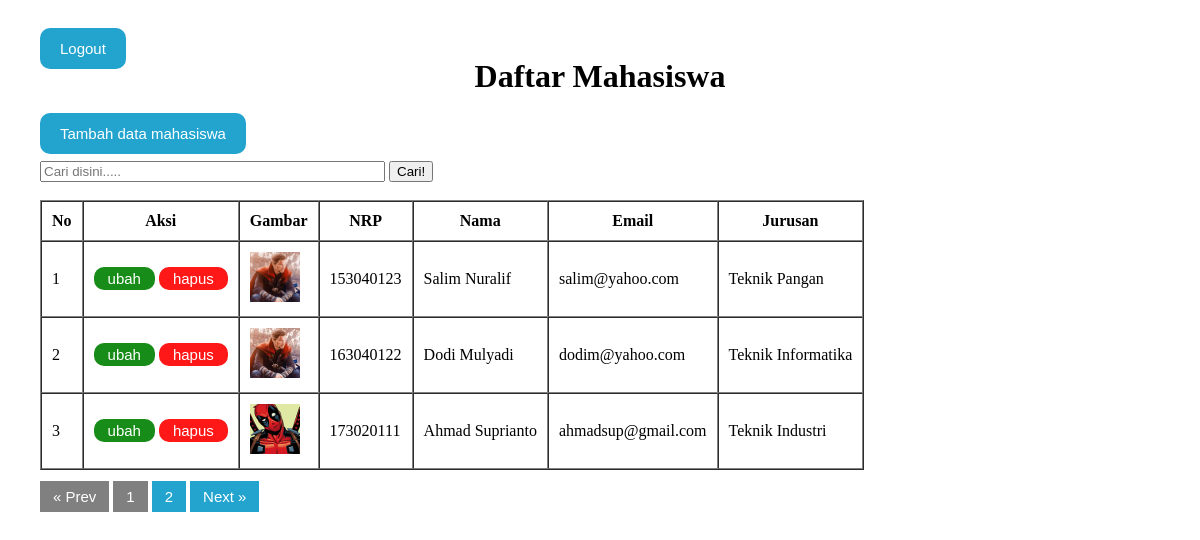
The app's page /index.php (signed in) with its own data.
### tables this page shows
CREATE TABLE `mahasiswa` (
  `id` int(11) NOT NULL,
  `nama` varchar(100) NOT NULL,
  `nrp` char(9) NOT NULL,
  `email` varchar(100) NOT NULL,
  `jurusan` varchar(100) NOT NULL,
  `gambar` varchar(60) NOT NULL
);

### functions.php (called while the page is built, shortened)
<?php
$db = mysqli_connect("localhost", "root", "", "PW_E_173040119");
function query($query){
    global $db;
    $result = mysqli_query($db, $query);
    $rows = [];
    while($row = mysqli_fetch_assoc($result)){
        $rows[] = $row;
    }
    return $rows;
}
?>

### index.php (the view, shortened to what this page needs)
<?php
    require'functions.php';
    $jumlahDataPerHalaman = 3;
    $jumlahData = count(query("SELECT * FROM mahasiswa"));
    $jumlahHalaman = ceil($jumlahData / $jumlahDataPerHalaman);
    $halamanAktif = (isset($_GET["halaman"]) ) ? $_GET["halaman"] : 1;
    $awalData = ( $jumlahDataPerHalaman * $halamanAktif ) - $jumlahDataPerHalaman;
    $mahasiswa = query("SELECT * FROM mahasiswa LIMIT $awalData, $jumlahDataPerHalaman");
?>
<!DOCTYPE html>
<html lang="en">
<head>
</head>
<body>
    <div class="container">
        <a name="logout" href="logout.php">Logout</a>
        <div class="header-text">
            Daftar Mahasiswa
        </div>
        <a name="tambah" href="tambah.php">Tambah data mahasiswa</a>
        <br><br>
        <form action="" method="post">
            <input type="text" name="keyword" size="40" autofocus autocomplete="off" placeholder="Cari disini.....">
            <button name="cari">Cari!</button>
        </form>
        <br>
        <table border="1" cellpadding="10" cellspacing="0">
            <tr>
                <th>No</th>
                <th>Aksi</th>
                <th>Gambar</th>
                <th>NRP</th>
                <th>Nama</th>
                <th>Email</th>
                <th>Jurusan</th>
            </tr>
        <?php $i=1; ?>
        <?php foreach( $mahasiswa as $row ) : ?>
            <tr>
                <td><?= $i+$awalData ?></td>
                <td><a name="ubah" href="ubah.php?id=<?= $row["id"] ?>">ubah</a>  <a name="hapus" href="hapus.php?id=<?= $row["id"] ?>" onclick="return confirm('Apakah Yakin ingin menghapus data ini?')">hapus</a></td>
                <td><img src="gambar/<?= $row["gambar"] ?>" width="50"></td>
                <td><?= $row["nrp"] ?></td>
                <td><?= $row["nama"] ?></td>
                <td><?= $row["email"] ?></td>
                <td><?= $row["jurusan"] ?></td>
            </tr>
        <?php $i++; ?>
        <?php endforeach; ?>
        </table>
        <br>
        <?php if( $halamanAktif > 1 ) : ?>
            <a name="pagination" href="?halaman=<?= $halamanAktif - 1 ?>">&laquo; Prev</a>
        <?php else : ?>
            <a name="disable-click" href="">&laquo; Prev</a>
        <?php endif; ?>
        <?php for( $i = 1; $i <= $jumlahHalaman; $i++) : ?>
            <?php if( $i == $halamanAktif ) : ?>
                <a name="pagination" href="?halaman=<?= $i ?>" style="background: grey;"><?= $i ?></a>
            <?php else : ?>
                <a name="pagination" href="?halaman=<?= $i ?>"><?= $i ?></a>
            <?php endif; ?>
        <?php endfor; ?>
        <?php if( $halamanAktif < $jumlahHalaman ) : ?>
            <a name="pagination" href="?halaman=<?= $halamanAktif + 1 ?>">Next &raquo;</a>
        <?php else : ?>
            <a name="disable-click" href="">Next &raquo;</a>
        <?php endif; ?>
</div>
</body>
</html>

### index.php (style rules this page uses)
* { box-sizing: border-box; }
body { font-family: poppins; font-size: 16px; color: black; }
.container { background-color: white; margin: auto auto; padding: 40px; border-radius: 5px; position: absolute; top: 0; bottom: 0; left: 0; right: 0; width: auto; height: auto; }
.container .header-text { font-size: 32px; font-weight: 600; padding-bottom: 30px; text-align: center; }
a[name=logout], a[name=tambah] { font-family: sans-serif; font-size: 15px; background: #22a4cf; color: white; border-radius: 10px; padding: 12px 20px; margin-top: 10px; text-decoration: none; }
a[name=disable-click] { pointer-events: none; cursor: default; font-family: sans-serif; font-size: 15px; background: gray; padding: 7px 13px; margin-top: 10px; text-decoration: none; color: white; }
a[name=pagination] { font-family: sans-serif; font-size: 15px; background: #22a4cf; color: white; padding: 7px 13px; margin-top: 10px; text-decoration: none; }
a[name=ubah] { font-family: sans-serif; font-size: 15px; background: green; color: white; border-radius: 10px; padding: 3px 14px; margin-top: 10px; text-decoration: none; }
a[name=hapus] { font-family: sans-serif; font-size: 15px; background: red; color: white; border-radius: 10px; padding: 3px 14px; margin-top: 10px; text-decoration: none; }
a[name=logout]:hover, a[name=tambah]:hover, a[name=pagination]:hover, a[name=ubah], a[name=hapus] { opacity:0.9; }

### records on screen
mahasiswa: awalData "1", gambar (picture), nrp "153040123", nama "Salim Nuralif", email "salim@yahoo.com", jurusan "Teknik Pangan"
mahasiswa: awalData "2", gambar (picture), nrp "163040122", nama "Dodi Mulyadi", email "dodim@yahoo.com", jurusan "Teknik Informatika"
mahasiswa: awalData "3", gambar (picture), nrp "173020111", nama "Ahmad Suprianto", email "ahmadsup@gmail.com", jurusan "Teknik Industri"
